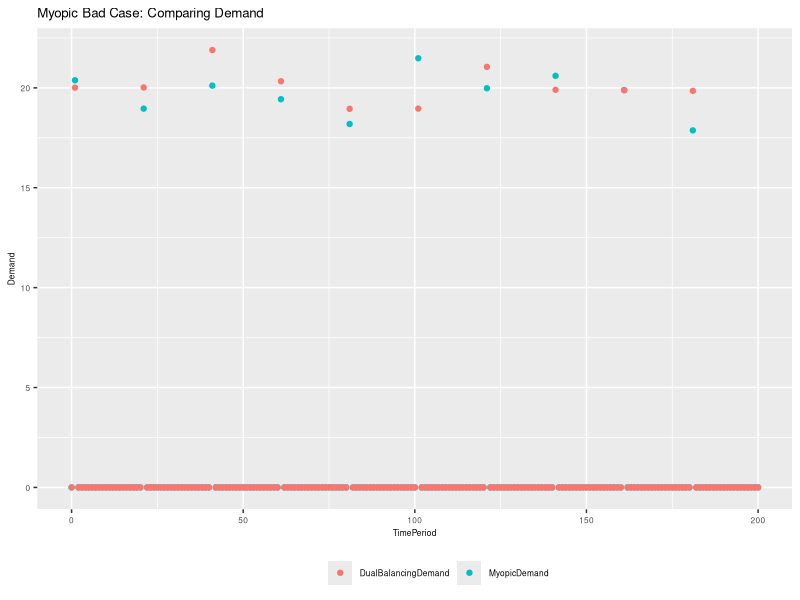
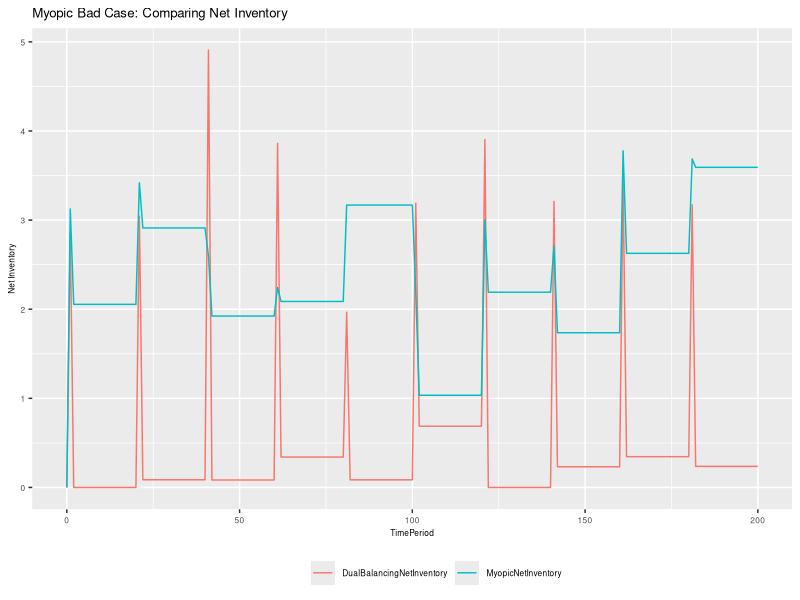
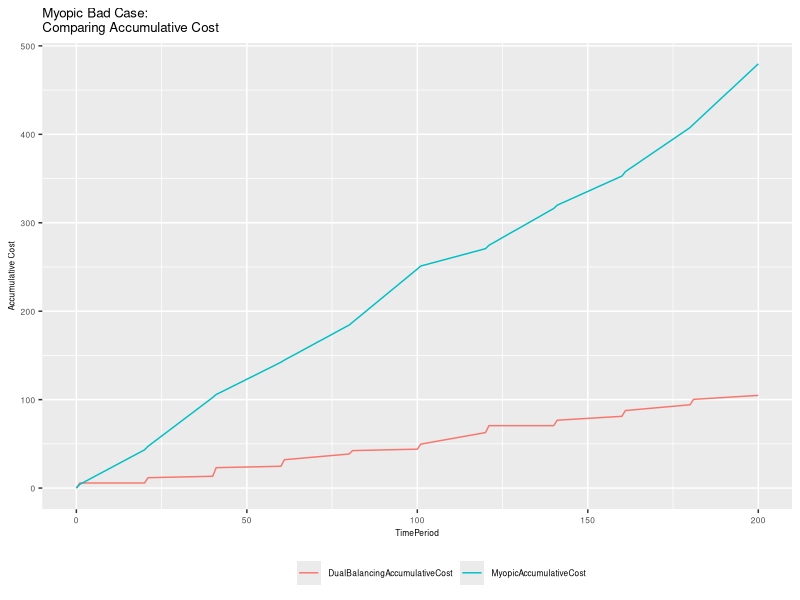
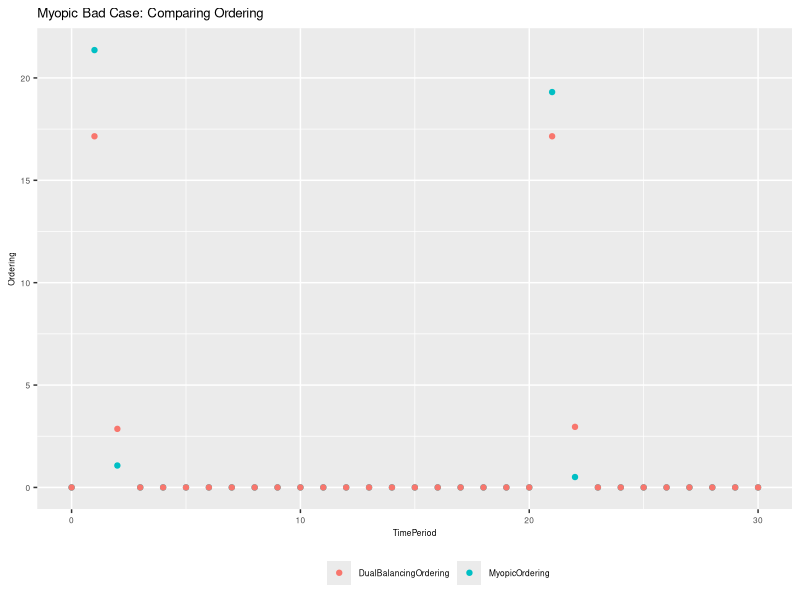
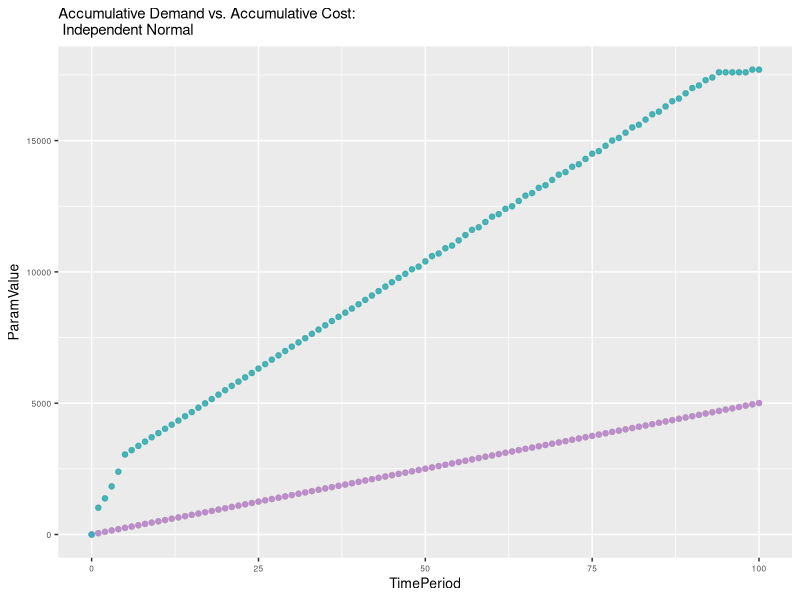
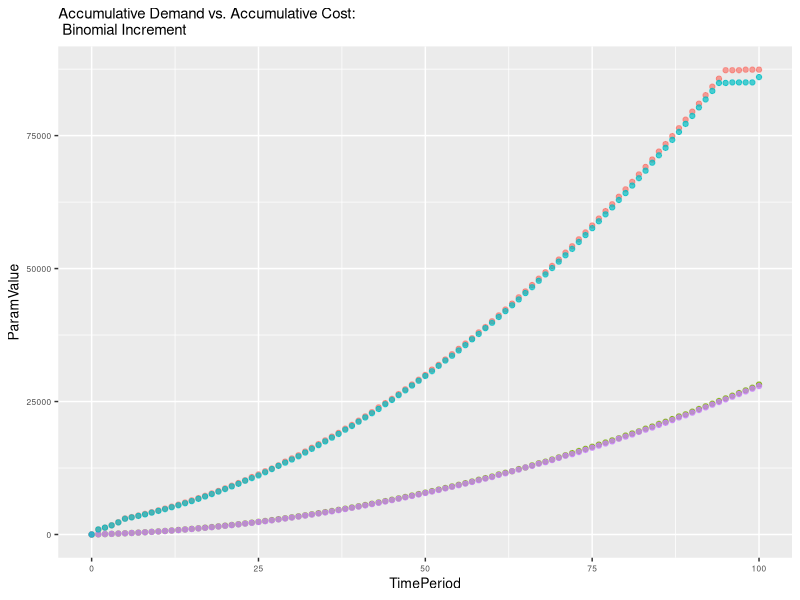
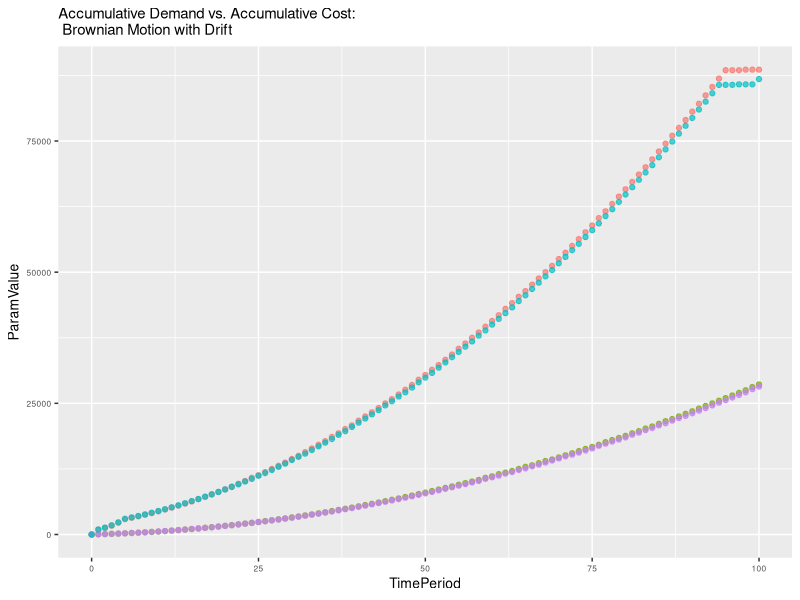
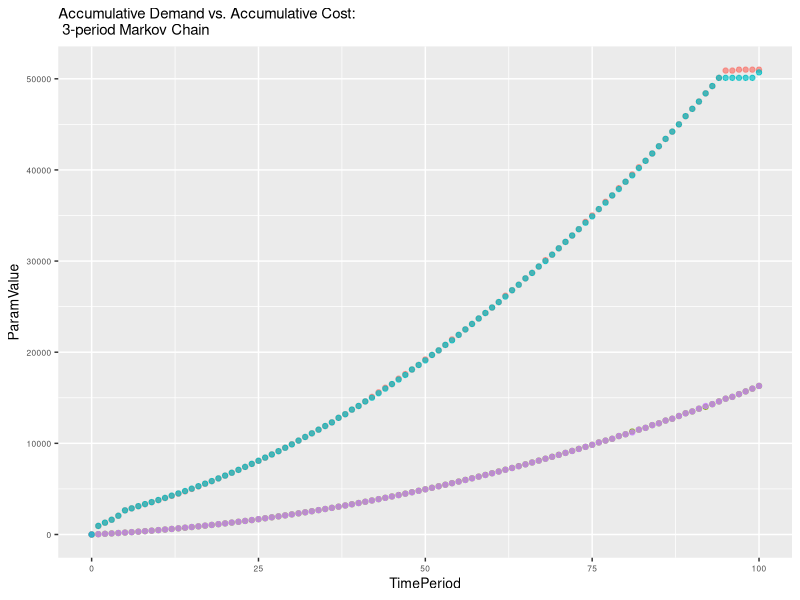

Source code (R) for these figures, in order: (Note: this script raises an error after producing the figures.)
#TODO: Written in hurry. Clean up this mess and reuse functions

library(ggplot2)

db_illustration <- read.csv("output/db_illustration.csv")
db_ill_NetInventory <- data.frame(TimePeriod = 0:20, ParameterValue=db_illustration$NetInventory, Group = rep("NetInventory", 21))
db_ill_Cost <- data.frame(TimePeriod = 0:20, ParameterValue=db_illustration$Cost, Group = rep("Cost", 21))
db_ill_Demand <- data.frame(TimePeriod = 0:20, ParameterValue=db_illustration$Demand, Group = rep("Demand", 21))
db_ill_Ordering <- data.frame(TimePeriod = 0:20, ParameterValue=db_illustration$Ordering, Group = rep("Ordering", 21))
db_ill_dat <- rbind(db_ill_NetInventory,db_ill_Cost,db_ill_Demand,db_ill_Ordering)
DualBalancingParameters <- ggplot(db_ill_dat, aes(x=TimePeriod, y=ParameterValue, group=Group, colour=Group)) + geom_line(size=1.5) + ggtitle("Dual Balancing Parameters") + theme(axis.text=element_text(size=6),axis.title=element_text(size=6), title=element_text(size=8),legend.position='bottom',legend.title = element_text(color="#ffffff",size=10),legend.text = element_text(size=6))

db_output01 <- read.csv("output/db_output01.csv")
db_output02 <- read.csv("output/db_output02.csv")
db_output03 <- read.csv("output/db_output03.csv")
db_output04 <- read.csv("output/db_output04.csv")

my_output01 <- read.csv("output/my_output01.csv")
my_output02 <- read.csv("output/my_output02.csv")
my_output03 <- read.csv("output/my_output03.csv")
my_output04 <- read.csv("output/my_output04.csv")

myopic_bad_case <- read.csv("output/myopic_bad_case.csv")

tc_to <- read.csv("output/tc_to.csv")
tc_to_y <- (tc_to$TotalCostN/tc_to$TotalOrderingN)
tc_to_y_2 <- (tc_to$TotalCostIN/tc_to$TotalOrderingIN)
tc_to_x <- (0:19)*20
line_1 <- data.frame(TimePeriod = tc_to_x, TotalCostToOrderRatio = tc_to_y, Group = rep("Independent Normal", length(tc_to_x)))
line_2 <- data.frame(TimePeriod = tc_to_x, TotalCostToOrderRatio = tc_to_y_2, Group = rep("Normal Increment", length(tc_to_x)))
tc_to_dat <- rbind(line_1,line_2)
TotalCostToOrderRatio <- ggplot(tc_to_dat, aes(x=TimePeriod, y=TotalCostToOrderRatio, group=Group, colour=Group)) + geom_line(size=1.5)+ylim(2.75,4) + ggtitle("Cost Demand Ratio") + theme(axis.text=element_text(size=6),axis.title=element_text(size=6), title=element_text(size=8),legend.position='bottom',legend.title = element_text(color="#ffffff",size=10),legend.text = element_text(size=6))

net_inv_1 <- read.csv("output/net_inv_1.csv")
net_inv_2 <- read.csv("output/net_inv_2.csv")

ni_1_line_1 <- data.frame(TimePeriod = 0:30, NetInventory = net_inv_1$NetInventory0, Group = rep("x=0", 31))
ni_1_line_2 <- data.frame(TimePeriod = 0:30, NetInventory = net_inv_1$NetInventory20, Group = rep("x=20", 31))
ni_1_line_3 <- data.frame(TimePeriod = 0:30, NetInventory = net_inv_1$NetInventory40, Group = rep("x=40", 31))
ni_1_line_4 <- data.frame(TimePeriod = 0:30, NetInventory = net_inv_1$NetInventory60, Group = rep("x=60", 31))
net_inv_1_dat <- rbind(ni_1_line_1,ni_1_line_2,ni_1_line_3,ni_1_line_4)
NetInventory <- ggplot(net_inv_1_dat, aes(x=TimePeriod, y=NetInventory, group=Group, colour=Group)) + geom_line(size=1) + ggtitle("Net Inventory") + theme(axis.text=element_text(size=6),axis.title=element_text(size=6), title=element_text(size=8),legend.position='bottom',legend.title = element_text(color="#ffffff",size=10),legend.text = element_text(size=6))

ni_2_line_1 <- data.frame(TimePeriod = 0:30, NetInventory = net_inv_2$LeadTime2, Group = rep("L=2", 31))
ni_2_line_2 <- data.frame(TimePeriod = 0:30, NetInventory = net_inv_2$LeadTime4, Group = rep("L=4", 31))
ni_2_line_3 <- data.frame(TimePeriod = 0:30, NetInventory = net_inv_2$LeadTime6, Group = rep("L=6", 31))
ni_2_line_4 <- data.frame(TimePeriod = 0:30, NetInventory = net_inv_2$LeadTime8, Group = rep("L=8", 31))
net_inv_2_dat <- rbind(ni_2_line_1,ni_2_line_2,ni_2_line_3,ni_2_line_4)
LeadTime <- ggplot(net_inv_2_dat, aes(x=TimePeriod, y=NetInventory, group=Group, colour=Group)) + geom_line(size=1) + ggtitle("Lead Time") + theme(axis.text=element_text(size=6),axis.title=element_text(size=6), title=element_text(size=8),legend.position='bottom',legend.title = element_text(color="#ffffff",size=10),legend.text = element_text(size=6))

#dp_output01 <- read.csv("output/dp_output01.csv")
#dp_output02 <- read.csv("output/dp_output02.csv")
#dp_output03 <- read.csv("output/dp_output03.csv")
#dp_output04 <- read.csv("output/dp_output04.csv")

multiplot <- function(..., plotlist=NULL, file, cols=1, layout=NULL) {
  require(grid)
  # Make a list from the ... arguments and plotlist
  plots <- c(list(...), plotlist)
  numPlots = length(plots)
  # If layout is NULL, then use 'cols' to determine layout
  if (is.null(layout)) {
    # Make the panel
    # ncol: Number of columns of plots
    # nrow: Number of rows needed, calculated from # of cols
    layout <- matrix(seq(1, cols * ceiling(numPlots/cols)),
                    ncol = cols, nrow = ceiling(numPlots/cols))
  }
 if (numPlots==1) {
    print(plots[[1]])
  } else {
    # Set up the page
    grid.newpage()
    pushViewport(viewport(layout = grid.layout(nrow(layout), ncol(layout))))
    # Make each plot, in the correct location
    for (i in 1:numPlots) {
      # Get the i,j matrix positions of the regions that contain this subplot
      matchidx <- as.data.frame(which(layout == i, arr.ind = TRUE))
      print(plots[[i]], vp = viewport(layout.pos.row = matchidx$row, layout.pos.col = matchidx$col))
    }
  }
}

g_legend<-function(a.gplot){
  tmp <- ggplot_gtable(ggplot_build(a.gplot))
  leg <- which(sapply(tmp$grobs, function(x) x$name) == "guide-box")
  legend <- tmp$grobs[[leg]]
  return(legend)}

plot_2_graph <- function(y,y_title,y2,y2_title,y_axs_title,nrows,title) {
  line_1 <- data.frame(TimePeriod = 0:nrows, ParamValue = y, Group = rep(y_title, nrows+1))
  line_2 <- data.frame(TimePeriod = 0:nrows, ParamValue = y2, Group = rep(y2_title, nrows+1))
  dat <- rbind(line_1,line_2)
  ggplot(dat, aes(x=TimePeriod, y=ParamValue, group=Group, colour=Group)) + ggtitle(title) + theme(axis.text=element_text(size=6),axis.title=element_text(size=6), title=element_text(size=8),legend.position='bottom',legend.title = element_text(color="#ffffff",size=10),legend.text = element_text(size=6))
}

plot_graph <- function(y,y_title,y2,y2_title,y3,y3_title,y4,y4_title,y_axs_title,nrows,title) {
  line_1 <- data.frame(TimePeriod = 0:nrows, ParamValue = y, Group = rep(y_title, nrows+1))
  line_2 <- data.frame(TimePeriod = 0:nrows, ParamValue = y2, Group = rep(y2_title, nrows+1))
  line_3 <- data.frame(TimePeriod = 0:nrows, ParamValue = y3, Group = rep(y3_title, nrows+1))
  line_4 <- data.frame(TimePeriod = 0:nrows, ParamValue = y4, Group = rep(y4_title, nrows+1))
  dat <- rbind(line_1,line_2,line_3,line_4)
  ggplot(dat, aes(x=TimePeriod, y=ParamValue, group=Group, colour=Group)) + geom_point(size=1.5,alpha=.7) + ggtitle(title) + theme(legend.position = "none",axis.text=element_text(size=6),axis.title=element_text(size=10), title=element_text(size=9))
}

#Independent Normal
AccumulativeDemandAndCost_Normal <- plot_graph(db_output01$AccumulativeDemand, "DualBalancingAccumulativeDemand", db_output01$AccumulativeCost,"DualBalancingAccumulativeCost",my_output01$AccumulativeDemand,"MyopicAccumulativeDemand",my_output01$AccumulativeCost,"MyopicAccumulativeCost","AccumulativeDemandAndCost",100,"Accumulative Demand vs. Accumulative Cost:\n Independent Normal")
#Binomial Increment
AccumulativeDemandAndCost_Binomial <- plot_graph(db_output02$AccumulativeDemand, "DualBalancingAccumulativeDemand", db_output02$AccumulativeCost,"DualBalancingAccumulativeCost",my_output02$AccumulativeDemand,"MyopicAccumulativeDemand",my_output02$AccumulativeCost,"MyopicAccumulativeCost","AccumulativeDemandAndCost",100,"Accumulative Demand vs. Accumulative Cost:\n Binomial Increment")
#Brownian Motion with Drift
AccumulativeDemandAndCost_Brownian <- plot_graph(db_output03$AccumulativeDemand, "DualBalancingAccumulativeDemand", db_output03$AccumulativeCost,"DualBalancingAccumulativeCost",my_output03$AccumulativeDemand,"MyopicAccumulativeDemand",my_output03$AccumulativeCost,"MyopicAccumulativeCost","AccumulativeDemandAndCost",100,"Accumulative Demand vs. Accumulative Cost:\n Brownian Motion with Drift")
#3-period Markov Chain
AccumulativeDemandAndCost_Markov <- plot_graph(db_output04$AccumulativeDemand, "DualBalancingAccumulativeDemand", db_output04$AccumulativeCost,"DualBalancingAccumulativeCost",my_output04$AccumulativeDemand,"MyopicAccumulativeDemand",my_output04$AccumulativeCost,"MyopicAccumulativeCost","AccumulativeDemandAndCost",100,"Accumulative Demand vs. Accumulative Cost:\n 3-period Markov Chain")

#Independent Normal
DemandAndNetInventory_Normal <- plot_graph(db_output01$Demand, "DualBalancingDemand", db_output01$NetInventory,"DualBalancingNetInventory",my_output01$Demand,"MyopicDemand",my_output01$NetInventory,"MyopicNetInventory","DemandAndNetInventory",100,"Demand vs. Net Inventory:\n Independent Normal")
#Binomial Increment
DemandAndNetInventory_Binomial <- plot_graph(db_output02$Demand, "DualBalancingDemand", db_output02$NetInventory,"DualBalancingNetInventory",my_output02$Demand,"MyopicDemand",my_output02$NetInventory,"MyopicNetInventory","DemandAndNetInventory",100,"Demand vs. Net Inventory:\n Binomial Increment")
#Brownian Motion with Drift
DemandAndNetInventory_Brownian <- plot_graph(db_output03$Demand, "DualBalancingDemand", db_output03$NetInventory,"DualBalancingNetInventory",my_output03$Demand,"MyopicDemand",my_output03$NetInventory,"MyopicNetInventory","DemandAndNetInventory",100,"Demand vs. Net Inventory:\n Brownian Motion with Drift")
#3-period Markov Chain
DemandAndNetInventory_Markov <- plot_graph(db_output04$Demand, "DualBalancingDemand", db_output04$NetInventory,"DualBalancingNetInventory",my_output04$Demand,"MyopicDemand",my_output04$NetInventory,"MyopicNetInventory","DemandAndNetInventory",100,"Demand vs. Net Inventory:\n 3-period Markov Chain")

#Myopic Bad: Demand
MyopicBadDemand <- plot_2_graph(myopic_bad_case$DemandMY, "MyopicDemand", myopic_bad_case$DemandDB,"DualBalancingDemand","blah",200,"Myopic Bad Case: Comparing Demand") + geom_point() +ylab("Demand")
#Myopic Bad: Net Inventory
MyopicBadNetInventory <- plot_2_graph(myopic_bad_case$NetInventoryMY, "MyopicNetInventory", myopic_bad_case$NetInventoryDB,"DualBalancingNetInventory","blah",200,"Myopic Bad Case: Comparing Net Inventory") + geom_line() +ylab("Net Inventory")
#Myopic Bad: Cumulative Cost
MyopicBadAccumulativeCost <- plot_2_graph(myopic_bad_case$AccumulativeCostMY, "MyopicAccumulativeCost", myopic_bad_case$AccumulativeCostDB,"DualBalancingAccumulativeCost","blah",200,"Myopic Bad Case:\nComparing Accumulative Cost") + geom_line() +ylab("Accumulative Cost")
#Myopic Bad: Ordering
MyopicBadOrdering <- plot_2_graph(myopic_bad_case$OrderingMY, "MyopicOrdering", myopic_bad_case$OrderingDB,"DualBalancingOrdering","blah",200,"Myopic Bad Case: Comparing Ordering")+xlim(0,30) + geom_point() +ylab("Ordering")

ggsave(MyopicBadDemand,file="figures/MyopicBadDemand.png", scale=.5)
ggsave(MyopicBadNetInventory,file="figures/MyopicBadNetInventory.png", scale=.5)
ggsave(MyopicBadAccumulativeCost,file="figures/MyopicBadAccumulativeCost.png", scale=.5)
ggsave(MyopicBadOrdering,file="figures/MyopicBadOrdering.png", scale=.5)
ggsave(AccumulativeDemandAndCost_Normal,file="figures/AccumulativeDemandAndCost_Normal.png", scale=.5)
ggsave(AccumulativeDemandAndCost_Binomial,file="figures/AccumulativeDemandAndCost_Binomial.png", scale=.5)
ggsave(AccumulativeDemandAndCost_Brownian,file="figures/AccumulativeDemandAndCost_Brownian.png", scale=.5)
ggsave(AccumulativeDemandAndCost_Markov,file="figures/AccumulativeDemandAndCost_Markov.png", scale=.5)
ggsave(DemandAndNetInventory_Normal,file="figures/DemandAndNetInventory_Normal.png", scale=.5)
ggsave(DemandAndNetInventory_Binomial,file="figures/DemandAndNetInventory_Binomial.png", scale=.5)
ggsave(DemandAndNetInventory_Brownian,file="figures/DemandAndNetInventory_Brownian.png", scale=.5)
ggsave(DemandAndNetInventory_Markov,file="figures/DemandAndNetInventory_Markov.png", scale=.5)
ggsave(DualBalancingParameters,file="figures/DualBalancingParameters.png", scale=.5)
ggsave(TotalCostToOrderRatio,file="figures/TotalCostToOrderRatio.png", scale=.5)

ggsave(NetInventory,file="figures/NetInventory.png", scale=.5)
ggsave(LeadTime,file="figures/LeadTime.png", scale=.5)

multiplot(p1,p2,p3,p4,cols=2)
#multiplot(q1,q2,q3,q4,cols=2)